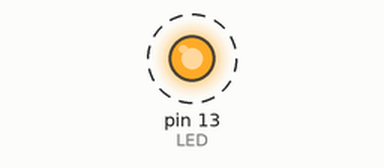
The sketch below on a simulated Arduino Uno, built with avr-gcc and run on an emulated ATmega328P. Shown: output pins drawn as LEDs (lit = HIGH). Dashed ring = blinking.

Above: at 0.2 s.
Timing chart, 0 to 3.0 s (numbered marks = the images above):
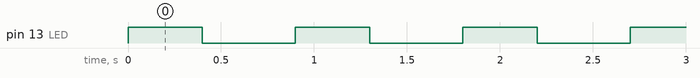

The sketch:

test.ino
```cpp
const byte LED = 13;

void setup()
{
	pinMode(LED, OUTPUT);
    Serial.begin(9600);
}

void loop()
{
	digitalWrite(LED, HIGH);
    delay(400);
    digitalWrite(LED, LOW);
    delay(500);
}
```

Measured:
- by itself, pin 13 (LED): alternates HIGH for 0.40 s and LOW for 0.50 s
